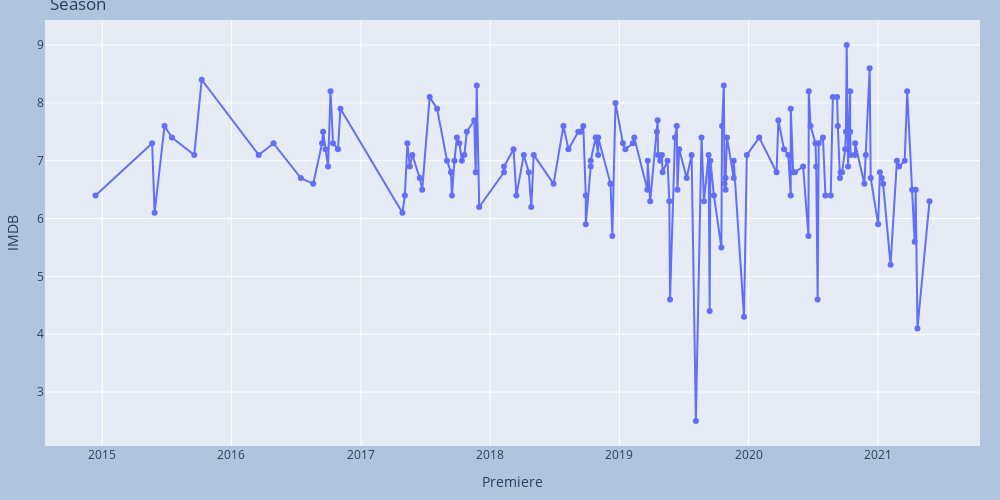

Notebook cell for this chart:
### Code cell
fig = px.line(rslt_doc, x='Premiere', y='IMDB', title = 'Season', markers=True, width=1000, height=500)
fig.update_traces(textposition="bottom right")
fig.update_layout(
    margin=dict(l=20, r=20, t=20, b=20),
    paper_bgcolor="LightSteelBlue",
)

fig.show()

### Figure 1 — Plotly figure (JSON) as saved in the notebook; plotly's stock layout.template omitted (floating-point values rounded to 4 significant figures; data arrays with more than 128 entries replaced by an {"elided": "..."} marker saying what was removed)
{"data": [{"hovertemplate": "Premiere=%{x}<br>IMDB=%{y}<extra></extra>", "legendgroup": "", "line": {"color": "#636efa", "dash": "solid"}, "marker": {"symbol": "circle"}, "mode": "lines+markers", "name": "", "orientation": "v", "showlegend": false, "textposition": "bottom right", "type": "scatter", "x": {"elided": "159 str values"}, "xaxis": "x", "y": {"elided": "159 float values"}, "yaxis": "y"}], "layout": {"height": 500, "legend": {"tracegroupgap": 0}, "margin": {"b": 20, "l": 20, "r": 20, "t": 20}, "paper_bgcolor": "LightSteelBlue", "title": {"text": "Season"}, "width": 1000, "xaxis": {"anchor": "y", "autorange": true, "domain": [0, 1], "range": ["2014-07-23 07:33:41.9178", "2021-10-15 16:26:18.0822"], "title": {"text": "Premiere"}, "type": "date"}, "yaxis": {"anchor": "x", "autorange": true, "domain": [0, 1], "range": [2.067, 9.433], "title": {"text": "IMDB"}, "type": "linear"}}}
